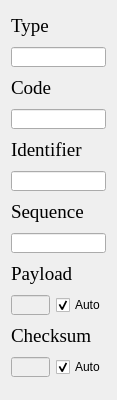
               <widget class="QWidget" name="scrollAreaWidgetContents_6">
                <property name="geometry">
                 <rect>
                  <x>0</x>
                  <y>0</y>
                  <width>117</width>
                  <height>400</height>
                 </rect>
                </property>
                <property name="minimumSize">
                 <size>
                  <width>0</width>
                  <height>0</height>
                 </size>
                </property>
                <layout class="QVBoxLayout" name="verticalLayout_13">
                 <item>
                  <widget class="QLabel" name="icmpTypeLabel">
                   <property name="minimumSize">
                    <size>
                     <width>0</width>
                     <height>30</height>
                    </size>
                   </property>
                   <property name="font">
                    <font>
                     <family>Times New Roman</family>
                     <pointsize>14</pointsize>
                    </font>
                   </property>
                   <property name="text">
                    <string>Type</string>
                   </property>
                  </widget>
                 </item>
                 <item>
                  <widget class="QLineEdit" name="icmpTypeLineEdit">
                   <property name="sizePolicy">
                    <sizepolicy hsizetype="Expanding" vsizetype="Minimum">
                     <horstretch>0</horstretch>
                     <verstretch>0</verstretch>
                    </sizepolicy>
                   </property>
                   <property name="minimumSize">
                    <size>
                     <width>0</width>
                     <height>20</height>
                    </size>
                   </property>
                   <property name="maximumSize">
                    <size>
                     <width>300</width>
                     <height>40</height>
                    </size>
                   </property>
                   <property name="font">
                    <font>
                     <family>Times New Roman</family>
                    </font>
                   </property>
                  </widget>
                 </item>
                 <item>
                  <widget class="QLabel" name="icmpCodeLabel">
                   <property name="minimumSize">
                    <size>
                     <width>0</width>
                     <height>30</height>
                    </size>
                   </property>
                   <property name="font">
                    <font>
                     <family>Times New Roman</family>
                     <pointsize>14</pointsize>
                    </font>
                   </property>
                   <property name="text">
                    <string>Code</string>
                   </property>
                  </widget>
                 </item>
                 <item>
                  <widget class="QLineEdit" name="icmpCodeLineEdit">
                   <property name="sizePolicy">
                    <sizepolicy hsizetype="Expanding" vsizetype="Minimum">
                     <horstretch>0</horstretch>
                     <verstretch>0</verstretch>
                    </sizepolicy>
                   </property>
                   <property name="minimumSize">
                    <size>
                     <width>0</width>
                     <height>20</height>
                    </size>
                   </property>
                   <property name="maximumSize">
                    <size>
                     <width>300</width>
                     <height>40</height>
                    </size>
                   </property>
                   <property name="font">
                    <font>
                     <family>Times New Roman</family>
                    </font>
                   </property>
                  </widget>
                 </item>
                 <item>
                  <widget class="QLabel" name="icmpIdnLabel">
                   <property name="minimumSize">
                    <size>
                     <width>0</width>
                     <height>30</height>
                    </size>
                   </property>
                   <property name="font">
                    <font>
                     <family>Times New Roman</family>
                     <pointsize>14</pointsize>
                    </font>
                   </property>
                   <property name="text">
                    <string>Identifier</string>
                   </property>
                  </widget>
                 </item>
                 <item>
                  <widget class="QLineEdit" name="icmpIdnLineEdit">
                   <property name="sizePolicy">
                    <sizepolicy hsizetype="Expanding" vsizetype="Minimum">
                     <horstretch>0</horstretch>
                     <verstretch>0</verstretch>
                    </sizepolicy>
                   </property>
                   <property name="minimumSize">
                    <size>
                     <width>0</width>
                     <height>20</height>
                    </size>
                   </property>
                   <property name="maximumSize">
                    <size>
                     <width>300</width>
                     <height>40</height>
                    </size>
                   </property>
                   <property name="font">
                    <font>
                     <family>Times New Roman</family>
                    </font>
                   </property>
                  </widget>
                 </item>
                 <item>
                  <widget class="QLabel" name="icmpSeqLabel">
                   <property name="minimumSize">
                    <size>
                     <width>0</width>
                     <height>30</height>
                    </size>
                   </property>
                   <property name="font">
                    <font>
                     <family>Times New Roman</family>
                     <pointsize>14</pointsize>
                    </font>
                   </property>
                   <property name="text">
                    <string>Sequence</string>
                   </property>
                  </widget>
                 </item>
                 <item>
                  <widget class="QLineEdit" name="icmpSeqLineEdit">
                   <property name="sizePolicy">
                    <sizepolicy hsizetype="Expanding" vsizetype="Minimum">
                     <horstretch>0</horstretch>
                     <verstretch>0</verstretch>
                    </sizepolicy>
                   </property>
                   <property name="minimumSize">
                    <size>
                     <width>0</width>
                     <height>20</height>
                    </size>
                   </property>
                   <property name="maximumSize">
                    <size>
                     <width>300</width>
                     <height>40</height>
                    </size>
                   </property>
                   <property name="font">
                    <font>
                     <family>Times New Roman</family>
                    </font>
                   </property>
                  </widget>
                 </item>
                 <item>
                  <widget class="QLabel" name="icmpPLLabel">
                   <property name="minimumSize">
                    <size>
                     <width>0</width>
                     <height>30</height>
                    </size>
                   </property>
                   <property name="font">
                    <font>
                     <family>Times New Roman</family>
                     <pointsize>14</pointsize>
                    </font>
                   </property>
                   <property name="text">
                    <string>Payload</string>
                   </property>
                  </widget>
                 </item>
                 <item>
                  <layout class="QHBoxLayout" name="horizontalLayout_24">
                   <item>
                    <widget class="QLineEdit" name="icmpPLLineEdit">
                     <property name="enabled">
                      <bool>false</bool>
                     </property>
                     <property name="sizePolicy">
                      <sizepolicy hsizetype="Expanding" vsizetype="Minimum">
                       <horstretch>0</horstretch>
                       <verstretch>0</verstretch>
                      </sizepolicy>
                     </property>
                     <property name="minimumSize">
                      <size>
                       <width>0</width>
                       <height>20</height>
                      </size>
                     </property>
                     <property name="maximumSize">
                      <size>
                       <width>300</width>
                       <height>40</height>
                      </size>
                     </property>
                     <property name="font">
                      <font>
                       <family>Times New Roman</family>
                      </font>
                     </property>
                    </widget>
                   </item>
                   <item>
                    <widget class="QCheckBox" name="icmpPLACB">
                     <property name="text">
                      <string>Auto</string>
                     </property>
                     <property name="checked">
                      <bool>true</bool>
                     </property>
                    </widget>
                   </item>
                  </layout>
                 </item>
                 <item>
                  <widget class="QLabel" name="icmpChecksumLabel">
                   <property name="minimumSize">
                    <size>
                     <width>0</width>
                     <height>30</height>
                    </size>
                   </property>
                   <property name="font">
                    <font>
                     <family>Times New Roman</family>
                     <pointsize>14</pointsize>
                    </font>
                   </property>
                   <property name="text">
                    <string>Checksum</string>
                   </property>
                  </widget>
                 </item>
                 <item>
                  <layout class="QHBoxLayout" name="horizontalLayout_25">
                   <item>
                    <widget class="QLineEdit" name="icmpChecksumLineEdit">
                     <property name="enabled">
                      <bool>false</bool>
                     </property>
                     <property name="sizePolicy">
                      <sizepolicy hsizetype="Expanding" vsizetype="Minimum">
                       <horstretch>0</horstretch>
                       <verstretch>0</verstretch>
                      </sizepolicy>
                     </property>
                     <property name="minimumSize">
                      <size>
                       <width>0</width>
                       <height>20</height>
                      </size>
                     </property>
                     <property name="maximumSize">
                      <size>
                       <width>300</width>
                       <height>40</height>
                      </size>
                     </property>
                     <property name="font">
                      <font>
                       <family>Times New Roman</family>
                      </font>
                     </property>
                    </widget>
                   </item>
                   <item>
                    <widget class="QCheckBox" name="icmpChecksumACB">
                     <property name="text">
                      <string>Auto</string>
                     </property>
                     <property name="checked">
                      <bool>true</bool>
                     </property>
                    </widget>
                   </item>
                  </layout>
                 </item>
                 <item>
                  <spacer name="verticalSpacer_7">
                   <property name="orientation">
                    <enum>Qt::Vertical</enum>
                   </property>
                   <property name="sizeHint" stdset="0">
                    <size>
                     <width>20</width>
                     <height>40</height>
                    </size>
                   </property>
                  </spacer>
                 </item>
                </layout>
               </widget>
